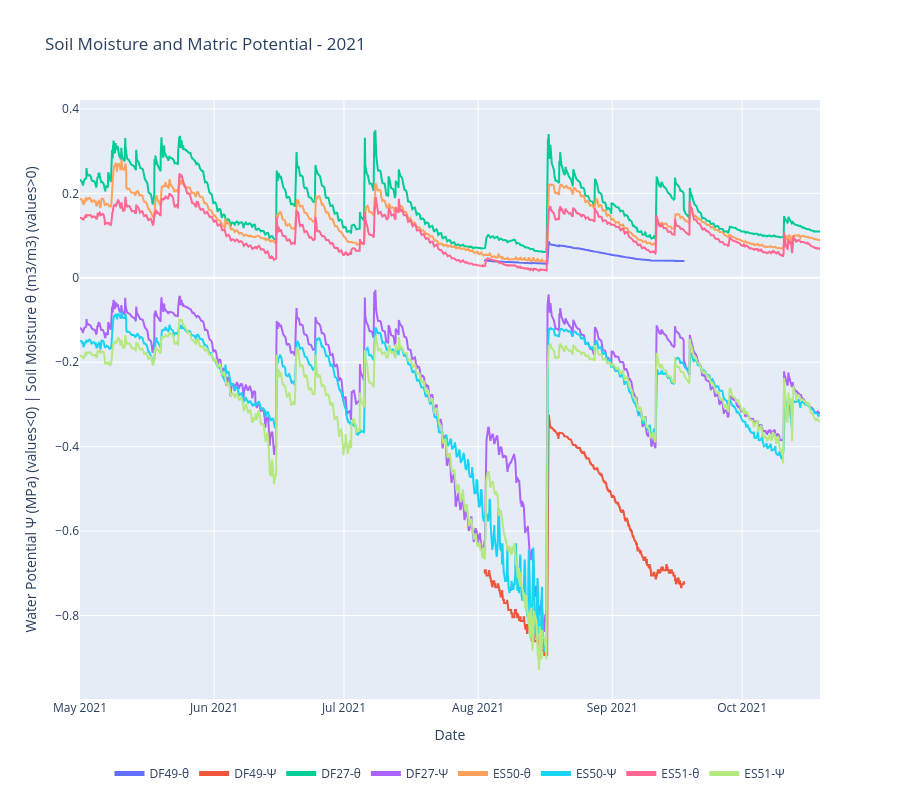
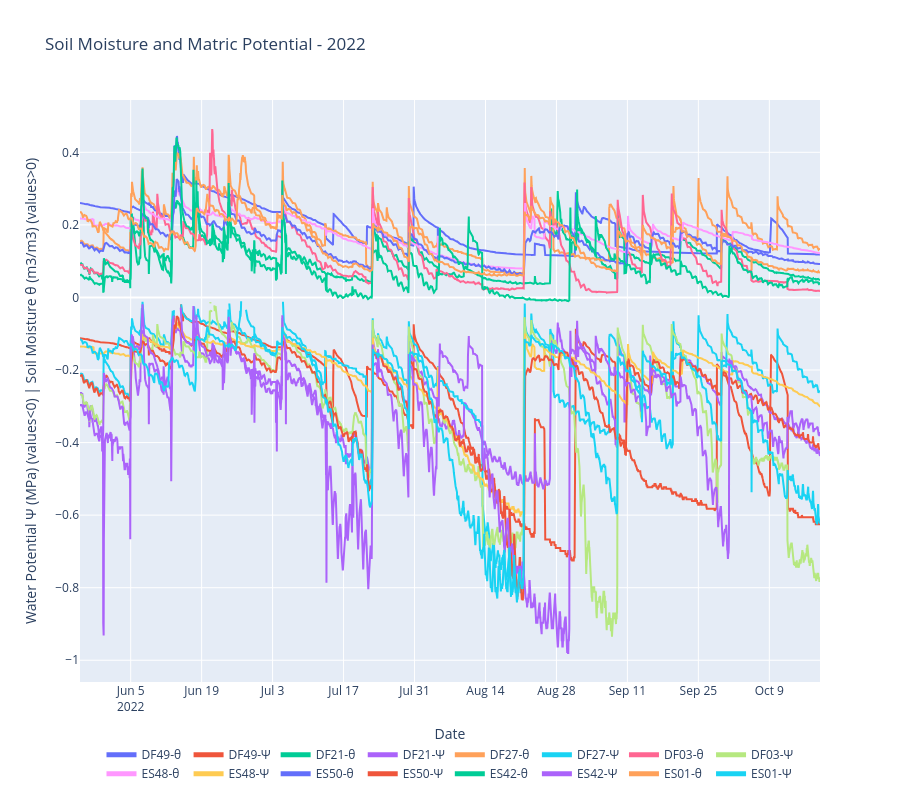

The notebook cell these images were saved under, in order:
### Code cell
from utils.van_genuchten import calculate_and_store_matric_potential, plot_soil_moisture_and_matric_potential
# Calculate matric potentials and store in trees_data
trees_data = calculate_and_store_matric_potential(trees_data)

# Plot for 2021
plot_soil_moisture_and_matric_potential(trees_data, '2021')

# Plot for 2022
plot_soil_moisture_and_matric_potential(trees_data, '2022')

### Figure 1 — Plotly figure (JSON) as saved in the notebook; plotly's stock layout.template omitted (floating-point values rounded to 4 significant figures; data arrays with more than 128 entries replaced by an {"elided": "..."} marker saying what was removed)
{"data": [{"mode": "lines", "name": "DF49-θ", "type": "scatter", "x": {"elided": "1112 str values"}, "y": {"elided": "1112 float values"}}, {"mode": "lines", "name": "DF49-Ψ", "type": "scatter", "x": {"elided": "1112 str values"}, "y": {"elided": "1112 float values"}}, {"mode": "lines", "name": "DF27-θ", "type": "scatter", "x": {"elided": "4105 str values"}, "y": {"elided": "4105 float values"}}, {"mode": "lines", "name": "DF27-Ψ", "type": "scatter", "x": {"elided": "4105 str values"}, "y": {"elided": "4105 float values"}}, {"mode": "lines", "name": "ES50-θ", "type": "scatter", "x": {"elided": "4105 str values"}, "y": {"elided": "4105 float values"}}, {"mode": "lines", "name": "ES50-Ψ", "type": "scatter", "x": {"elided": "4105 str values"}, "y": {"elided": "4105 float values"}}, {"mode": "lines", "name": "ES51-θ", "type": "scatter", "x": {"elided": "4105 str values"}, "y": {"elided": "4105 float values"}}, {"mode": "lines", "name": "ES51-Ψ", "type": "scatter", "x": {"elided": "4105 str values"}, "y": {"elided": "4105 float values"}}], "layout": {"height": 800, "legend": {"itemsizing": "constant", "orientation": "h", "x": 0.5, "xanchor": "center", "y": -0.1, "yanchor": "top"}, "title": {"text": "Soil Moisture and Matric Potential - 2021"}, "xaxis": {"title": {"text": "Date"}}, "yaxis": {"title": {"text": "Water Potential Ψ (MPa) (values<0) | Soil Moisture θ (m3/m3) (values>0)"}}}}

### Figure 2 — Plotly figure (JSON) as saved in the notebook; plotly's stock layout.template omitted (floating-point values rounded to 4 significant figures; data arrays with more than 128 entries replaced by an {"elided": "..."} marker saying what was removed)
{"data": [{"mode": "lines", "name": "DF49-θ", "type": "scatter", "x": {"elided": "3505 str values"}, "y": {"elided": "3505 float values"}}, {"mode": "lines", "name": "DF49-Ψ", "type": "scatter", "x": {"elided": "3505 str values"}, "y": {"elided": "3505 float values"}}, {"mode": "lines", "name": "DF21-θ", "type": "scatter", "x": {"elided": "3505 str values"}, "y": {"elided": "3505 float values"}}, {"mode": "lines", "name": "DF21-Ψ", "type": "scatter", "x": {"elided": "3505 str values"}, "y": {"elided": "3505 float values"}}, {"mode": "lines", "name": "DF27-θ", "type": "scatter", "x": {"elided": "3505 str values"}, "y": {"elided": "3505 float values"}}, {"mode": "lines", "name": "DF27-Ψ", "type": "scatter", "x": {"elided": "3505 str values"}, "y": {"elided": "3505 float values"}}, {"mode": "lines", "name": "DF03-θ", "type": "scatter", "x": {"elided": "3505 str values"}, "y": {"elided": "3505 float values"}}, {"mode": "lines", "name": "DF03-Ψ", "type": "scatter", "x": {"elided": "3505 str values"}, "y": {"elided": "3505 float values"}}, {"mode": "lines", "name": "ES48-θ", "type": "scatter", "x": {"elided": "3505 str values"}, "y": {"elided": "3505 float values"}}, {"mode": "lines", "name": "ES48-Ψ", "type": "scatter", "x": {"elided": "3505 str values"}, "y": {"elided": "3505 float values"}}, {"mode": "lines", "name": "ES50-θ", "type": "scatter", "x": {"elided": "3505 str values"}, "y": {"elided": "3505 float values"}}, {"mode": "lines", "name": "ES50-Ψ", "type": "scatter", "x": {"elided": "3505 str values"}, "y": {"elided": "3505 float values"}}, {"mode": "lines", "name": "ES42-θ", "type": "scatter", "x": {"elided": "3505 str values"}, "y": {"elided": "3505 float values"}}, {"mode": "lines", "name": "ES42-Ψ", "type": "scatter", "x": {"elided": "3505 str values"}, "y": {"elided": "3505 float values"}}, {"mode": "lines", "name": "ES01-θ", "type": "scatter", "x": {"elided": "3505 str values"}, "y": {"elided": "3505 float values"}}, {"mode": "lines", "name": "ES01-Ψ", "type": "scatter", "x": {"elided": "3505 str values"}, "y": {"elided": "3505 float values"}}], "layout": {"height": 800, "legend": {"itemsizing": "constant", "orientation": "h", "x": 0.5, "xanchor": "center", "y": -0.1, "yanchor": "top"}, "title": {"text": "Soil Moisture and Matric Potential - 2022"}, "xaxis": {"title": {"text": "Date"}}, "yaxis": {"title": {"text": "Water Potential Ψ (MPa) (values<0) | Soil Moisture θ (m3/m3) (values>0)"}}}}
